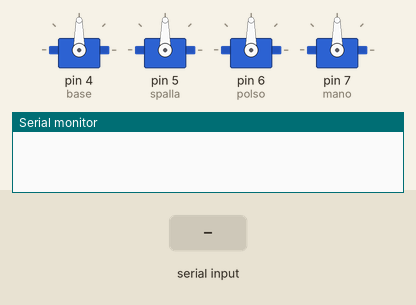
The sketch below on a simulated Arduino Uno, built with avr-gcc and run on an emulated ATmega328P. On the bench: 4 × servo, the last lines printed to the serial monitor. The test bench sets the inputs (shaded band).

Above: at 1.2 s.
1.3 s: "90,45,200,10\n" received over Serial
At 2.2 s:
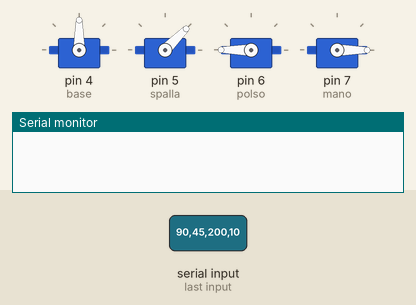
2.8 s: "30,150,10,200\n" received over Serial
4.3 s: "90,45,200\n" received over Serial
At 5.5 s:
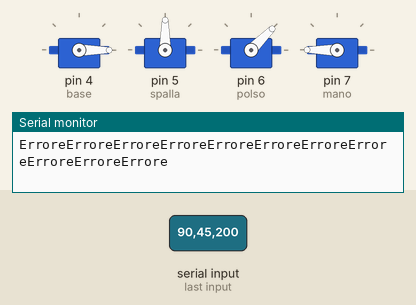
Timing chart, 0 to 7.3 s (numbered marks = the images above; inputs shaded):
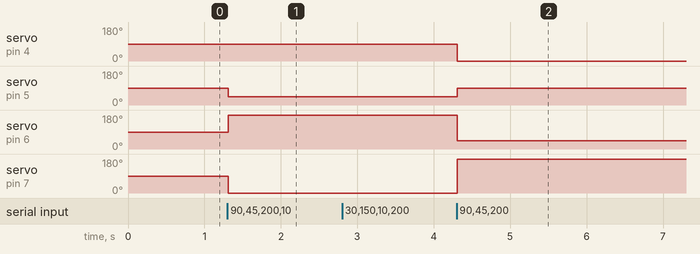

The sketch:

12cifre.ino
```cpp
#include <Servo.h>
//by Francesco Paolo Mariani
Servo base;
Servo spalla;
Servo polso;
Servo mano;

char b[4]={0,0,0,0};
char s[4]={0,0,0,0};
char p[4]={0,0,0,0};
char m[4]={0,0,0,0};
int i=0;
int z;
char vet[12];

void setup(){
  Serial.begin(9600);
  base.attach(4);
  spalla.attach(5);
  polso.attach(6);
  mano.attach(7);
}

void loop(){
    if(Serial.available()){
      z = 0;
      }
    while(z<12){
    if(Serial.available()){
      vet[z++]=Serial.read();
    }
    }
    for(i=0;i<3;i++){
      b[i]=vet[i];
      s[i]=vet[i+3];
      p[i]=vet[i+6];
      m[i]=vet[i+9];
       }
    int ib;
    int is;
    int ip;
    int im;
    ib=atoi(b);
    is=atoi(s);
    ip=atoi(p);
    im=atoi(m);
    if(is>30){
    base.write(ib);
    spalla.write(is);
    polso.write(ip);
    mano.write(im);
    }
    else{
    Serial.write("Errore");
    }}
```

Measured:
- after the input at 1.3 s, servo on pin 5 (spalla): 90° → 45° at once; servo on pin 6 (polso): 90° → 180° at once; servo on pin 7 (mano): 90° → 0° at once
- after the input at 4.3 s, servo on pin 4 (base): 90° → 0° at once; servo on pin 5 (spalla): 45° → 90° at once; servo on pin 6 (polso): 180° → 45° at once; servo on pin 7 (mano): 0° → 180° at once
